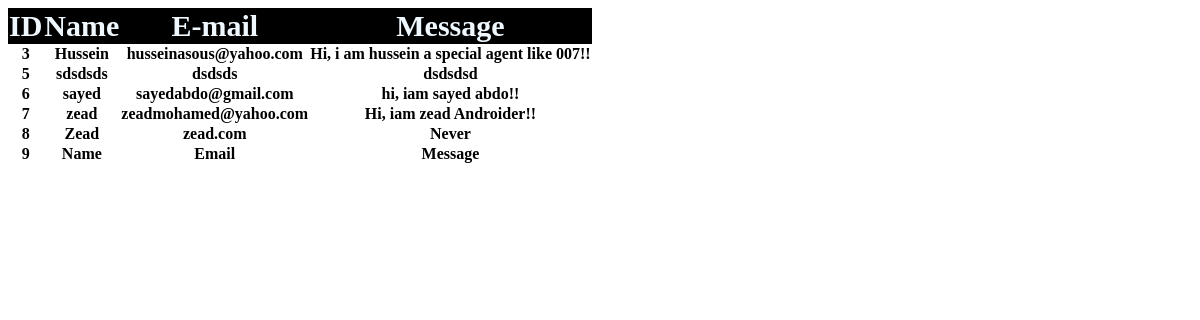
The app's page /Admin/contacts.php with its own data.
### tables this page shows
CREATE TABLE IF NOT EXISTS `contacts` (
  `id` int(11) NOT NULL AUTO_INCREMENT,
  `name` varchar(50) NOT NULL,
  `email` varchar(50) NOT NULL,
  `message` text NOT NULL,
  PRIMARY KEY (`id`),
  UNIQUE KEY `id` (`id`)
);

### Admin/contacts.php (the view, shortened to what this page needs)
<!DOCTYPE html>
<html>
    <?php
    include "connect.php";
    ?>
    <head>
</head>
    <body>
        <div class="table-responsive">
    <div class="container-fluid">
        <div class="row">
        <div class="col-md-12">
  <table class=" table  table-bordered table table-hover">
    <thead >
        <th>ID</th>
        <th>Name</th>
        <th>E-mail</th>
        <th>Message</th>
    </thead>
      <tbody class="aaa">
         <tr>
          <?php
                            $stmt = $con->prepare('select * from contacts');
                            $stmt->execute();
                            $rows = $stmt->fetchAll();
                            foreach($rows as $row)
                            {
                            echo"<tr>";
                            echo"<th>".$row['id']."</th>";
                            echo"<th>".$row['name']."</th>";
                            echo"<th>".$row['email']."</th>";
                            echo"<th>".$row['message']."</th>";
                            echo"</tr>";
                            }
                            ?>
      </tr>
    </tbody>
  </table>
        </div>
            </div>
</div>
    </div>
</body>
</html>
<?php
include $tpl . "footer.php";
?>

### Admin/contacts.php (style rules this page uses)
table th { text-align: center; }
thead { font-size: 30px; background-color: black; color:aliceblue; }
table { border-spacing: 0; border-collapse: collapse; }

### records on screen
contacts: id "3", name "Hussein", email "husseinasous@yahoo.com", message "Hi, i am hussein a special agent like 007!!"
contacts: id "5", name "sdsdsds", email "dsdsds", message "dsdsdsd"
contacts: id "6", name "sayed", email "sayedabdo@gmail.com", message "hi, iam sayed abdo!!"
contacts: id "7", name "zead", email "zeadmohamed@yahoo.com", message "Hi, iam zead Androider!!"
contacts: id "8", name "Zead", email "zead.com", message "Never"
contacts: id "9", name "Name", email "Email", message "Message"
